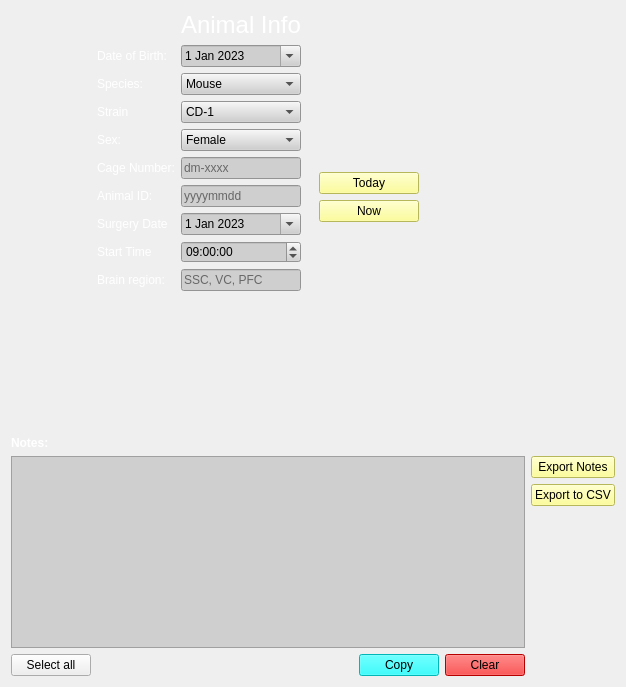
      <widget class="QWidget" name="animal_info">
       <attribute name="title">
        <string>Animal Info</string>
       </attribute>
       <layout class="QGridLayout" name="gridLayout_5">
        <item row="0" column="1">
         <layout class="QHBoxLayout" name="horizontalLayout"/>
        </item>
        <item row="12" column="0" rowspan="3" colspan="6">
         <widget class="QTextEdit" name="animal_notes">
          <property name="focusPolicy">
           <enum>Qt::StrongFocus</enum>
          </property>
          <property name="styleSheet">
           <string notr="true">background-color: rgb(207, 207, 207);</string>
          </property>
         </widget>
        </item>
        <item row="12" column="6" colspan="2">
         <layout class="QVBoxLayout" name="verticalLayout_2">
          <item>
           <widget class="QPushButton" name="animal_export_notes">
            <property name="styleSheet">
             <string notr="true">background-color: rgb(255, 255, 127);</string>
            </property>
            <property name="text">
             <string>Export Notes</string>
            </property>
           </widget>
          </item>
          <item>
           <widget class="QPushButton" name="animal_export_csv">
            <property name="styleSheet">
             <string notr="true">background-color: rgb(255, 255, 127);</string>
            </property>
            <property name="text">
             <string>Export to CSV</string>
            </property>
           </widget>
          </item>
          <item>
           <spacer name="verticalSpacer_7">
            <property name="orientation">
             <enum>Qt::Vertical</enum>
            </property>
            <property name="sizeHint" stdset="0">
             <size>
              <width>20</width>
              <height>40</height>
             </size>
            </property>
           </spacer>
          </item>
         </layout>
        </item>
        <item row="11" column="0" colspan="3">
         <widget class="QLabel" name="label_notes">
          <property name="sizePolicy">
           <sizepolicy hsizetype="Maximum" vsizetype="Maximum">
            <horstretch>0</horstretch>
            <verstretch>0</verstretch>
           </sizepolicy>
          </property>
          <property name="text">
           <string>&lt;html&gt;&lt;head/&gt;&lt;body&gt;&lt;p&gt;&lt;span style=&quot; font-weight:600; color:#ffffff;&quot;&gt;Notes:&lt;/span&gt;&lt;/p&gt;&lt;/body&gt;&lt;/html&gt;</string>
          </property>
          <property name="buddy">
           <cstring>animal_notes</cstring>
          </property>
         </widget>
        </item>
        <item row="15" column="0">
         <widget class="QPushButton" name="button_select_all_notes_animal_info">
          <property name="styleSheet">
           <string notr="true">background-color: rgb(255, 255, 0
);</string>
          </property>
          <property name="text">
           <string>Select all</string>
          </property>
         </widget>
        </item>
        <item row="15" column="4" colspan="2">
         <layout class="QHBoxLayout" name="horizontalLayout_3">
          <item>
           <spacer name="horizontalSpacer">
            <property name="orientation">
             <enum>Qt::Horizontal</enum>
            </property>
            <property name="sizeHint" stdset="0">
             <size>
              <width>40</width>
              <height>20</height>
             </size>
            </property>
           </spacer>
          </item>
          <item>
           <widget class="QPushButton" name="button_copy_animal_info">
            <property name="sizePolicy">
             <sizepolicy hsizetype="Maximum" vsizetype="Fixed">
              <horstretch>0</horstretch>
              <verstretch>0</verstretch>
             </sizepolicy>
            </property>
            <property name="styleSheet">
             <string notr="true">background-color: rgb(0, 255, 255);</string>
            </property>
            <property name="text">
             <string>Copy</string>
            </property>
           </widget>
          </item>
          <item>
           <widget class="QPushButton" name="button_clear_animal_info">
            <property name="sizePolicy">
             <sizepolicy hsizetype="Maximum" vsizetype="Fixed">
              <horstretch>0</horstretch>
              <verstretch>0</verstretch>
             </sizepolicy>
            </property>
            <property name="styleSheet">
             <string notr="true">background-color: rgb(255, 0, 0);</string>
            </property>
            <property name="text">
             <string>Clear</string>
            </property>
            <property name="iconSize">
             <size>
              <width>16</width>
              <height>16</height>
             </size>
            </property>
           </widget>
          </item>
         </layout>
        </item>
        <item row="1" column="1">
         <layout class="QFormLayout" name="formLayout_8">
          <item row="1" column="0">
           <widget class="QLabel" name="label_dob">
            <property name="styleSheet">
             <string notr="true">selection-color: rgb(177, 177, 88);</string>
            </property>
            <property name="text">
             <string>&lt;html&gt;&lt;head/&gt;&lt;body&gt;&lt;p&gt;&lt;span style=&quot; color:#ffffff;&quot;&gt;Date of Birth:&lt;/span&gt;&lt;/p&gt;&lt;/body&gt;&lt;/html&gt;</string>
            </property>
            <property name="buddy">
             <cstring>animal_dob</cstring>
            </property>
           </widget>
          </item>
          <item row="1" column="1">
           <widget class="QDateEdit" name="animal_dob">
            <property name="styleSheet">
             <string notr="true">background-color: rgb(207, 207, 207);</string>
            </property>
            <property name="dateTime">
             <datetime>
              <hour>0</hour>
              <minute>0</minute>
              <second>0</second>
              <year>2023</year>
              <month>1</month>
              <day>1</day>
             </datetime>
            </property>
            <property name="time">
             <time>
              <hour>0</hour>
              <minute>0</minute>
              <second>0</second>
             </time>
            </property>
            <property name="calendarPopup">
             <bool>true</bool>
            </property>
           </widget>
          </item>
          <item row="2" column="0">
           <widget class="QLabel" name="label_species">
            <property name="text">
             <string>&lt;html&gt;&lt;head/&gt;&lt;body&gt;&lt;p&gt;&lt;span style=&quot; color:#ffffff;&quot;&gt;Species:&lt;/span&gt;&lt;/p&gt;&lt;/body&gt;&lt;/html&gt;</string>
            </property>
            <property name="buddy">
             <cstring>animal_species</cstring>
            </property>
           </widget>
          </item>
          <item row="2" column="1">
           <widget class="QComboBox" name="animal_species">
            <property name="styleSheet">
             <string notr="true">background-color: rgb(207, 207, 207);</string>
            </property>
            <item>
             <property name="text">
              <string>Mouse</string>
             </property>
            </item>
            <item>
             <property name="text">
              <string>Rat</string>
             </property>
            </item>
            <item>
             <property name="text">
              <string>Hydra</string>
             </property>
            </item>
           </widget>
          </item>
          <item row="3" column="0">
           <widget class="QLabel" name="label_strain">
            <property name="text">
             <string>&lt;html&gt;&lt;head/&gt;&lt;body&gt;&lt;p&gt;&lt;span style=&quot; color:#ffffff;&quot;&gt;Strain&lt;/span&gt;&lt;/p&gt;&lt;/body&gt;&lt;/html&gt;</string>
            </property>
            <property name="buddy">
             <cstring>animal_strain</cstring>
            </property>
           </widget>
          </item>
          <item row="3" column="1">
           <widget class="QComboBox" name="animal_strain">
            <property name="styleSheet">
             <string notr="true">background-color: rgb(207, 207, 207);</string>
            </property>
            <item>
             <property name="text">
              <string>CD-1</string>
             </property>
            </item>
            <item>
             <property name="text">
              <string>C57BL6</string>
             </property>
            </item>
           </widget>
          </item>
          <item row="4" column="0">
           <widget class="QLabel" name="label_sex">
            <property name="styleSheet">
             <string notr="true"/>
            </property>
            <property name="text">
             <string>&lt;html&gt;&lt;head/&gt;&lt;body&gt;&lt;p&gt;&lt;span style=&quot; color:#ffffff;&quot;&gt;Sex:&lt;/span&gt;&lt;/p&gt;&lt;/body&gt;&lt;/html&gt;</string>
            </property>
            <property name="buddy">
             <cstring>animal_sex</cstring>
            </property>
           </widget>
          </item>
          <item row="4" column="1">
           <widget class="QComboBox" name="animal_sex">
            <property name="styleSheet">
             <string notr="true">background-color: rgb(207, 207, 207);</string>
            </property>
            <item>
             <property name="text">
              <string>Female</string>
             </property>
            </item>
            <item>
             <property name="text">
              <string>Male</string>
             </property>
            </item>
           </widget>
          </item>
          <item row="5" column="0">
           <widget class="QLabel" name="label_cage_num">
            <property name="text">
             <string>&lt;html&gt;&lt;head/&gt;&lt;body&gt;&lt;p&gt;&lt;span style=&quot; color:#ffffff;&quot;&gt;Cage Number:&lt;/span&gt;&lt;/p&gt;&lt;/body&gt;&lt;/html&gt;</string>
            </property>
            <property name="buddy">
             <cstring>animal_cage_number</cstring>
            </property>
           </widget>
          </item>
          <item row="5" column="1">
           <widget class="QLineEdit" name="animal_cage_number">
            <property name="styleSheet">
             <string notr="true">background-color: rgb(207, 207, 207);</string>
            </property>
            <property name="placeholderText">
             <string>dm-xxxx</string>
            </property>
           </widget>
          </item>
          <item row="6" column="0">
           <widget class="QLabel" name="label_animal_id">
            <property name="text">
             <string>&lt;html&gt;&lt;head/&gt;&lt;body&gt;&lt;p&gt;&lt;span style=&quot; color:#ffffff;&quot;&gt;Animal ID:&lt;/span&gt;&lt;/p&gt;&lt;/body&gt;&lt;/html&gt;</string>
            </property>
            <property name="buddy">
             <cstring>animal_id</cstring>
            </property>
           </widget>
          </item>
          <item row="6" column="1">
           <widget class="QLineEdit" name="animal_id">
            <property name="styleSheet">
             <string notr="true">background-color: rgb(207, 207, 207);</string>
            </property>
            <property name="placeholderText">
             <string>yyyymmdd</string>
            </property>
           </widget>
          </item>
          <item row="7" column="0">
           <widget class="QLabel" name="label_sx_date">
            <property name="text">
             <string>&lt;html&gt;&lt;head/&gt;&lt;body&gt;&lt;p&gt;&lt;span style=&quot; color:#ffffff;&quot;&gt;Surgery Date&lt;/span&gt;&lt;/p&gt;&lt;/body&gt;&lt;/html&gt;</string>
            </property>
            <property name="buddy">
             <cstring>surgery_date</cstring>
            </property>
           </widget>
          </item>
          <item row="7" column="1">
           <widget class="QDateEdit" name="surgery_date">
            <property name="styleSheet">
             <string notr="true">background-color: rgb(207, 207, 207);</string>
            </property>
            <property name="dateTime">
             <datetime>
              <hour>0</hour>
              <minute>0</minute>
              <second>0</second>
              <year>2023</year>
              <month>1</month>
              <day>1</day>
             </datetime>
            </property>
            <property name="calendarPopup">
             <bool>true</bool>
            </property>
           </widget>
          </item>
          <item row="8" column="0">
           <widget class="QLabel" name="label_start_time">
            <property name="text">
             <string>&lt;html&gt;&lt;head/&gt;&lt;body&gt;&lt;p&gt;&lt;span style=&quot; color:#ffffff;&quot;&gt;Start Time&lt;/span&gt;&lt;/p&gt;&lt;/body&gt;&lt;/html&gt;</string>
            </property>
            <property name="buddy">
             <cstring>surgery_start_time</cstring>
            </property>
           </widget>
          </item>
          <item row="8" column="1">
           <widget class="QTimeEdit" name="surgery_start_time">
            <property name="styleSheet">
             <string notr="true">background-color: rgb(207, 207, 207);</string>
            </property>
            <property name="dateTime">
             <datetime>
              <hour>9</hour>
              <minute>0</minute>
              <second>0</second>
              <year>2000</year>
              <month>1</month>
              <day>1</day>
             </datetime>
            </property>
           </widget>
          </item>
          <item row="9" column="0">
           <widget class="QLabel" name="label_5">
            <property name="text">
             <string>&lt;html&gt;&lt;head/&gt;&lt;body&gt;&lt;p&gt;&lt;span style=&quot; color:#ffffff;&quot;&gt;Brain region:&lt;/span&gt;&lt;/p&gt;&lt;/body&gt;&lt;/html&gt;</string>
            </property>
            <property name="buddy">
             <cstring>animal_brain_region</cstring>
            </property>
           </widget>
          </item>
          <item row="9" column="1">
           <widget class="QLineEdit" name="animal_brain_region">
            <property name="styleSheet">
             <string notr="true">background-color: rgb(207, 207, 207);</string>
            </property>
            <property name="placeholderText">
             <string>SSC, VC, PFC</string>
            </property>
           </widget>
          </item>
          <item row="0" column="1">
           <widget class="QLabel" name="heading_animal_info">
            <property name="sizePolicy">
             <sizepolicy hsizetype="Minimum" vsizetype="Minimum">
              <horstretch>0</horstretch>
              <verstretch>0</verstretch>
             </sizepolicy>
            </property>
            <property name="font">
             <font>
              <pointsize>18</pointsize>
             </font>
            </property>
            <property name="text">
             <string>&lt;html&gt;&lt;head/&gt;&lt;body&gt;&lt;p&gt;&lt;span style=&quot; color:#ffffff;&quot;&gt;Animal Info&lt;/span&gt;&lt;/p&gt;&lt;/body&gt;&lt;/html&gt;</string>
            </property>
           </widget>
          </item>
          <item row="10" column="1">
           <spacer name="verticalSpacer_6">
            <property name="orientation">
             <enum>Qt::Vertical</enum>
            </property>
            <property name="sizeType">
             <enum>QSizePolicy::Maximum</enum>
            </property>
            <property name="sizeHint" stdset="0">
             <size>
              <width>20</width>
              <height>133</height>
             </size>
            </property>
           </spacer>
          </item>
         </layout>
        </item>
        <item row="1" column="4">
         <layout class="QVBoxLayout" name="verticalLayout">
          <item>
           <spacer name="verticalSpacer_4">
            <property name="orientation">
             <enum>Qt::Vertical</enum>
            </property>
            <property name="sizeHint" stdset="0">
             <size>
              <width>20</width>
              <height>40</height>
             </size>
            </property>
           </spacer>
          </item>
          <item>
           <widget class="QPushButton" name="animal_info_today_button">
            <property name="sizePolicy">
             <sizepolicy hsizetype="Minimum" vsizetype="Maximum">
              <horstretch>0</horstretch>
              <verstretch>0</verstretch>
             </sizepolicy>
            </property>
            <property name="styleSheet">
             <string notr="true">background-color: rgb(255, 255, 127);</string>
            </property>
            <property name="text">
             <string>Today</string>
            </property>
           </widget>
          </item>
          <item>
           <widget class="QPushButton" name="animal_info_now_time_button">
            <property name="styleSheet">
             <string notr="true">background-color: rgb(255, 255, 127);</string>
            </property>
            <property name="text">
             <string>Now</string>
            </property>
           </widget>
          </item>
          <item>
           <spacer name="verticalSpacer_5">
            <property name="orientation">
             <enum>Qt::Vertical</enum>
            </property>
            <property name="sizeType">
             <enum>QSizePolicy::Maximum</enum>
            </property>
            <property name="sizeHint" stdset="0">
             <size>
              <width>20</width>
              <height>208</height>
             </size>
            </property>
           </spacer>
          </item>
         </layout>
        </item>
        <item row="1" column="0">
         <widget class="QLabel" name="label_12">
          <property name="text">
           <string>&lt;html&gt;&lt;head/&gt;&lt;body&gt;&lt;p&gt;&lt;img src=&quot;:/images/images/icon.png&quot;/&gt;&lt;/p&gt;&lt;/body&gt;&lt;/html&gt;</string>
          </property>
         </widget>
        </item>
       </layout>
      </widget>
